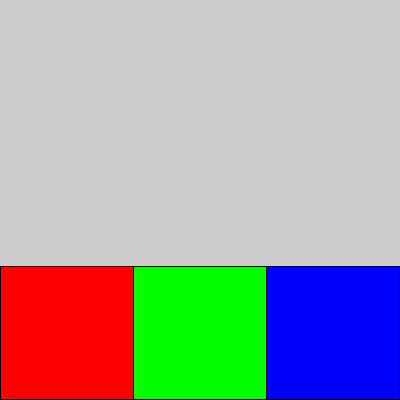
Frame 1 (no input)
Frame 60 (the mouse pressed at the canvas centre just before this capture): identical to frame 1, image omitted
Frame 120 (the mouse held since frame 60 and released just before this capture): identical to frame 1, image omitted

The Processing sketch that drew this single still picture (run headless with seeded random() and noise(); from frame 60 on, the mouse is pressed at the canvas centre):

// Processing sketch: mouse_05b
// ── mouse_05b.pde
color cor1,cor2,cor3;
color red = color(255,0,0); 
color green = color(0,255,0);
color blue = color(0,0,255);
color dark_red = color(150,0,0); 
color dark_green = color(0,150,0);
color dark_blue = color(0,0,150);

void setup() {
  size(400,400);
}

void draw() { 
  mouseOver();
  // desenho dos botões
  fill(cor1); rect(0,height*2/3,width/3,height/3); // botão 1
  fill(cor2); rect(width/3,height*2/3,width/3,height/3); // botão 2
  fill(cor3); rect(width*2/3,height*2/3,width/3,height/3); // botão 3
}

void mouseOver(){
  // sobre o botão 1
  if((mouseX<width/3) && (mouseY>height*2/3)) cor1=dark_red; else cor1=red;
  // sobre o botão 2
  if((mouseX>width/3) && (mouseX<width*2/3) && (mouseY>height*2/3)) cor2=dark_green; else cor2=green;
  // sobre o botão 3
  if((mouseX>width*2/3) && (mouseY>height*2/3)) cor3=dark_blue; else cor3=blue;
}

void mousePressed(){
 // botão 1
 if((mouseX<width/3) && (mouseY>height*2/3)) {background(red); circle(200,200,200);} else
 // botão 2
 if((mouseX>width/3) && (mouseX<width*2/3) && (mouseY>height*2/3)) background(green); else
 // botão 3
 if((mouseX>width*2/3) && (mouseY>height*2/3)) background(blue);
}
